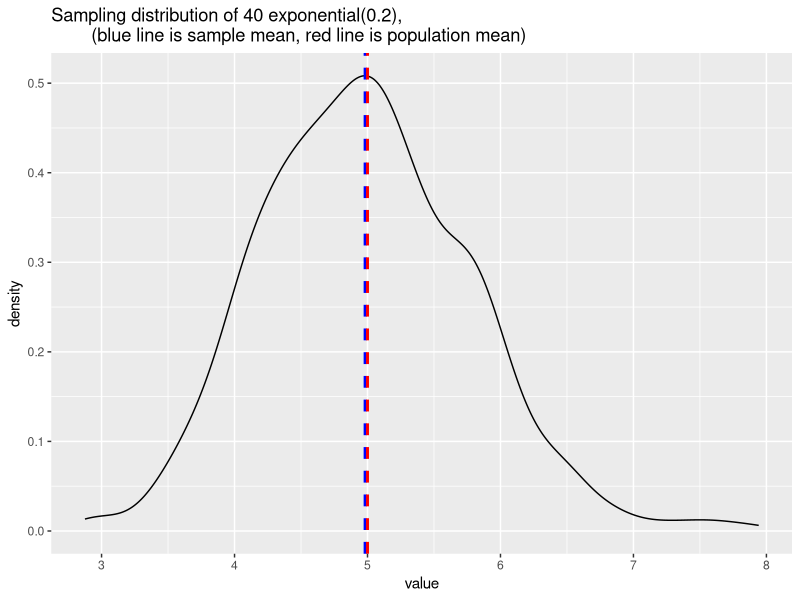

Here is the R script that generated this plot:
## create 1000 samples of exponential distributions containing 40 observations with a .2 lambda rate
library(ggplot2)

sampling.dist <- c()
for(i in 1:1000){
        sample <- rexp(40, .2)
        sample.mean <- mean(sample)
        sampling.dist <- append(sampling.dist, sample.mean)
}

## 1) show where sampling.dist is centered in comparison to theoretical center of distribution

## convert sampling.dist into a dataframe with one column and 1,000 rows
df.samp.dist <- data.frame(sampling.dist)
names(df.samp.dist)[1] <- "obs"

ggplot(df.samp.dist, aes(x = obs)) + geom_density() + geom_vline(aes(xintercept = mean(obs)), color = "blue",
        linetype = "dashed", size = 1) + geom_vline(aes(xintercept = 1/.2), color = "red", linetype = "dashed", 
        size = 1) + xlab("value") + ggtitle("Sampling distribution of 40 exponential(0.2), 
        (blue line is sample mean, red line is population mean)")

## mean of sampling distribution is:
print(mean(df.samp.dist$obs))

## mean of population is:
print(1/.2)

## 2) show how variable df.samp.dist is compared to theoretical variance

## variance of sampling distribution is:
print(var(df.samp.dist$obs))

## variance of population is:
print(1/.2)

## 3) show that distribution is approximately normal
## see density plot above

